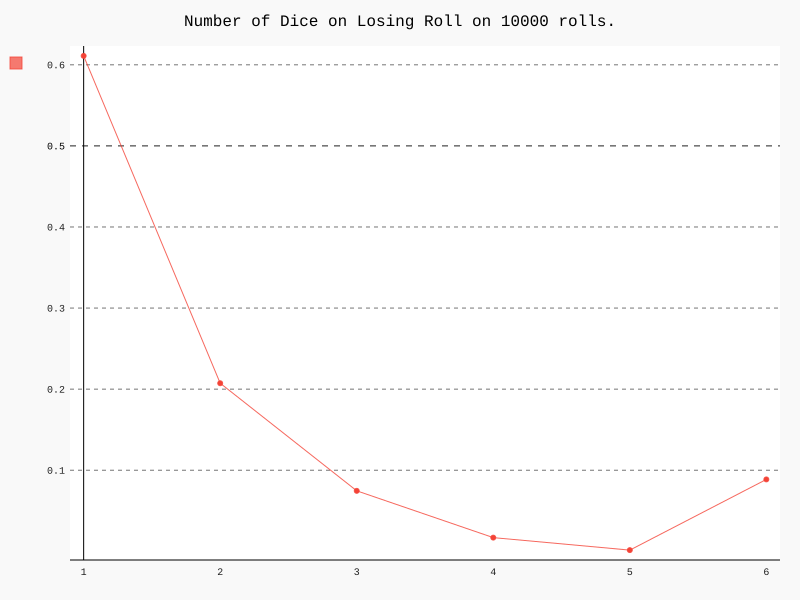

The script that drew this image:
import sys
import random
import pygal

import scipy as sp
import numpy as np
from scipy import stats

WINNING_DIGIT = [1,5]
NUM_TRIALS = 10000

def main():
    outcomes = { 1: 0, 2: 0, 3: 0, 4: 0, 5: 0, 6: 0 }
    rolls = { 1: 0, 2: 0, 3: 0, 4: 0, 5: 0, 6: 0 }

    for _ in range(NUM_TRIALS):
        num_die = 6
        roll = 1
        while num_die > 0:
            num_dice_before_roll = num_die
            for _ in range(num_die):
                die = random.randint(1,6)
                rolls[die] += 1

                if die not in WINNING_DIGIT:
                    num_die -= 1
            roll += 1

        outcomes[num_dice_before_roll] += 1

    plot_distributions(rolls)
    plot_outcomes(outcomes)
    continue_roll_probabilities()


def continue_roll_probabilities():
    for i in range(1,7):
        prob_of_continuing = 1-stats.binom.cdf(0, i, (1/3))
        print("Probabilities of continuing to roll with " + str(i) + " dice: " + str(prob_of_continuing))


def plot_outcomes(outcomes):
    outcome_percentages = [round((x/NUM_TRIALS), 4) for x in outcomes.values()]
    line_chart = pygal.Line()
    line_chart.title = 'Number of Dice on Losing Roll on ' + str(NUM_TRIALS) + ' rolls.'
    line_chart.x_labels = map(str, range(1, 7))
    line_chart.add('', outcome_percentages)
    line_chart.render_to_file('fill-or-bust.svg')


def plot_distributions(rolls):
    a = np.array([int(x) for x in rolls.values()])
    mean = np.mean(a)
    var = np.var(a)

    line_chart = pygal.Bar()
    line_chart.title = 'Dice Roll Distribution on ' + str(NUM_TRIALS) + ' trials.'
    line_chart.x_labels = map(str, range(1, 7))
    line_chart.add('', rolls.values())
    line_chart.render_to_file('roll-distribution-fill-or-bust.svg')

if __name__ == "__main__":
    main()
